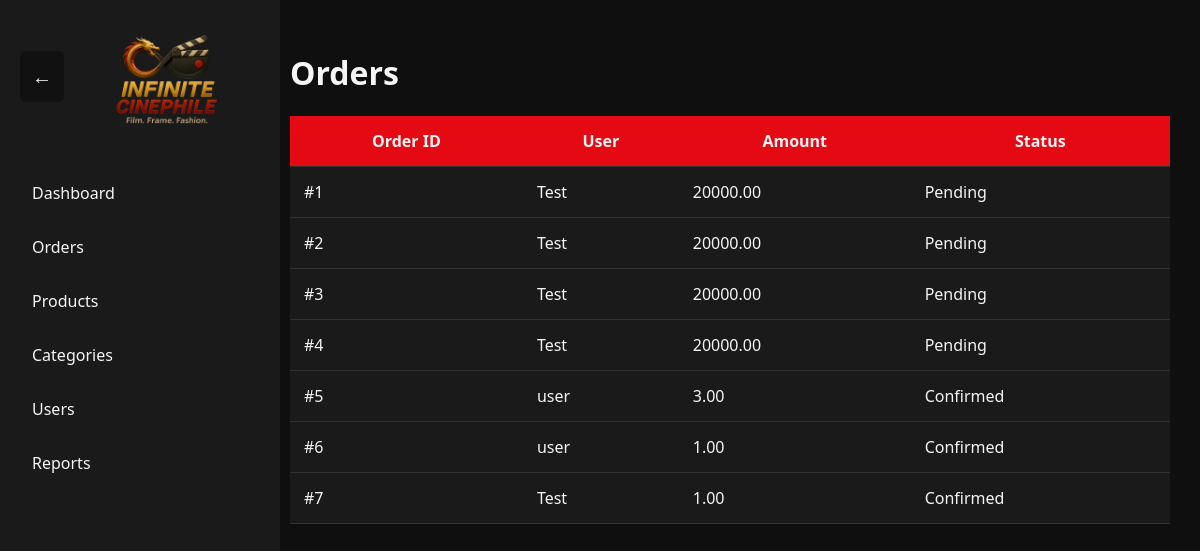
The page /order_dashboard on the database its author committed.
### myapp/models.py (models this page shows, shortened)
class Order(models.Model):
    user = models.ForeignKey(Register, on_delete=models.CASCADE)
    total_amount = models.DecimalField(max_digits=10, decimal_places=2)
    delivery_address = models.TextField(null=True, blank=True)
    delivery_date = models.DateField(null=True, blank=True)
    razorpay_order_id = models.CharField(max_length=100, null=True, blank=True)
    razorpay_payment_id = models.CharField(max_length=100, null=True, blank=True)
    payment_status = models.CharField(
        max_length=20,
        choices=[
            ('Pending', 'Pending'),
            ('Paid', 'Paid'),
            ('Failed', 'Failed'),
        ],
        default='Pending'
    )
    status = models.CharField(
        max_length=20,
        choices=[
            ('Pending', 'Pending'),
            ('Confirmed', 'Confirmed'),
            ('Delivered', 'Delivered'),
            ('Cancelled', 'Cancelled'),
        ],
        default='Pending'
    )
    created_at = models.DateTimeField(auto_now_add=True)

class Register(models.Model):
    ROLE_CHOICES = (
        ('admin', 'Admin'),
        ('user', 'User'),
    )
    name = models.CharField(max_length=100)
    email = models.EmailField(max_length=100, unique=True)
    phone = models.CharField(
        max_length=10,
        validators=[phone_validator],
        unique=True
    )
    password = models.CharField(max_length=100)
    confirm_password = models.CharField(max_length=100)
    role = models.CharField(
        max_length=10,
        choices=ROLE_CHOICES,
        default='user'   # ✅ existing users stay safe
    )

### myapp/views.py (the view)
# urls.py: path('order_dashboard',views. order_dashboard, name='order_dashboard'),
def order_dashboard(request):
    orders = Order.objects.all()
    return render(request, "order_dashboard.html", {"orders": orders})

### myapp/context_processors.py (called while the page is built)
def cart_count(request):
    email = request.session.get('email')
    count = 0
    if email:
        try:
            user = Register.objects.get(email=email)
            count = add_to_cart.objects.filter(user=user).count()
        except Register.DoesNotExist:
            pass
    return {'cart_count': count}

def logged_in_user(request):
    user = None
    email = request.session.get('email')
    if email:
        try:
            user = Register.objects.get(email=email)
        except Register.DoesNotExist:
            pass
    return {'logged_user': user}

### myapp/templates/order_dashboard.html (shortened to what this page needs)
{% extends "dashboard_base.html" %}
{% block content %}
<h1>Orders</h1>
<table>
  <tr>
    <th>Order ID</th>
    <th>User</th>
    <th>Amount</th>
    <th>Status</th>
  </tr>
  {% for o in orders %}
  <tr>
    <td>#{{ o.id }}</td>
    <td>{{ o.user.name }}</td>
    <td>{{ o.total_amount }}</td>
    <td>{{ o.status }}</td>
  </tr>
  {% endfor %}
</table>
{% endblock %}

### myapp/templates/dashboard_base.html (style rules this page uses)
body { margin: 0; font-family: 'Segoe UI', sans-serif; background: #0F0F0F; color: #F5F5F5; }

### myapp/templates/order_dashboard.html (style rules this page uses)
table { width: 100%; border-collapse: collapse; background: #1A1A1A; }
th, td { padding: 14px; border-bottom: 1px solid #333; }
th { background: #E50914; }

### rows shown on the page
Order: id "1", user.name "Test", total_amount "20000.00", status "Pending"
Order: id "2", user.name "Test", total_amount "20000.00", status "Pending"
Order: id "3", user.name "Test", total_amount "20000.00", status "Pending"
Order: id "4", user.name "Test", total_amount "20000.00", status "Pending"
Order: id "5", user.name "user", total_amount "3.00", status "Confirmed"
Order: id "6", user.name "user", total_amount "1.00", status "Confirmed"
Order: id "7", user.name "Test", total_amount "1.00", status "Confirmed"
